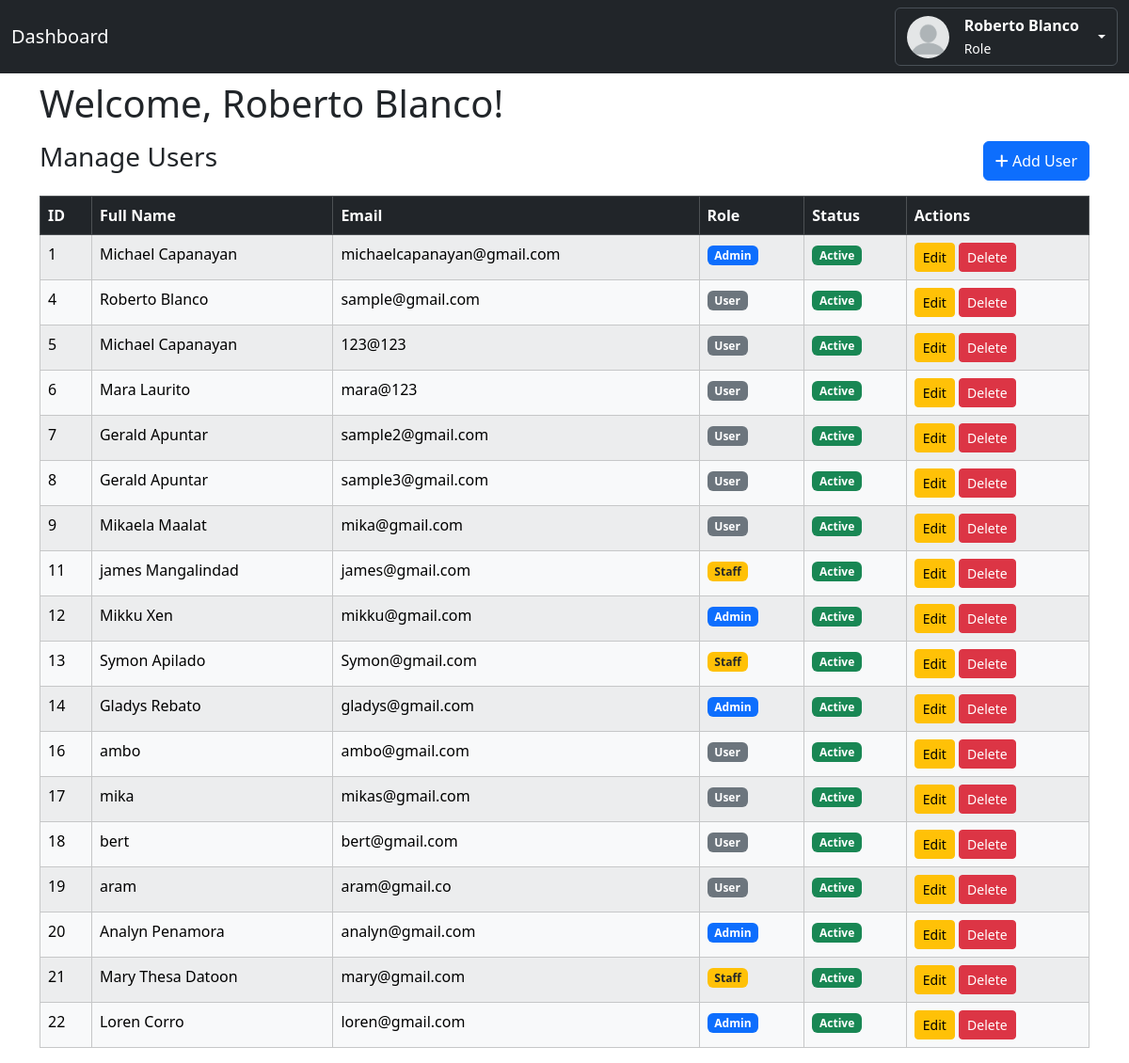
The page /pages/dashboard.php (signed in) on the database its author committed.
### tables this page shows
CREATE TABLE `tbl_users` (
  `id` int(11) NOT NULL,
  `fullname` varchar(255) NOT NULL,
  `email` varchar(255) NOT NULL,
  `password` varchar(255) NOT NULL,
  `created_at` timestamp NOT NULL DEFAULT current_timestamp(),
  `role` enum('admin','staff','user') NOT NULL DEFAULT 'user',
  `status` enum('Active','Inactive') NOT NULL DEFAULT 'Active'
);

### backend/fetchUserAccounts.php (called while the page is built)
<?php
include("database.php");
$fetchUsersQuery = "SELECT * FROM tbl_users";
$result = $conn ->query($fetchUsersQuery);
?>

### pages/dashboard.php (the view, shortened to what this page needs)
<?php
include("../backend/fetchUserAccounts.php");
?>
<!DOCTYPE html>
<html lang="en">
<head>
  <link href="https://cdn.jsdelivr.net/npm/bootstrap@5.3.8/dist/css/bootstrap.min.css" rel="stylesheet">
</head>
<body>
  <nav class="navbar navbar-expand-md bg-dark" data-bs-theme="dark">
    <div class="container-fluid">
      <a class="navbar-brand" href="#">Dashboard</a>
      <div class="collapse navbar-collapse" id="navbarSupportedContent">
        <div class="d-flex ms-auto">
          <div class="dropdown">
            <button class="btn dropdown-toggle d-flex align-items-center gap-3 text-white border"
              type="button"
              data-bs-toggle="dropdown"
              aria-expanded="false">
              <img src="../img/default_profile.png"
                alt="Default Profile"
                class="img-fluid rounded-circle"
                style="width: 45px; height: 45px; object-fit: cover;">
              <div class="text-start">
                <div class="fw-semibold mb-0"><?php echo $_SESSION['user']; ?></div>
                <small class="mb-0">Role</small>
              </div>
            </button>
          </div>
        </div>
      </div>
    </div>
  </nav>
  <div class="container mt-2">
    <h1><?php
        echo "Welcome, " . $_SESSION['user'] . "!";
        ?></h1>
  </div>
  <div class="container mt-3 d-flex justify-content-between">
    <h3>Manage Users</h3>
    <button class="btn btn-primary" data-bs-toggle="modal" data-bs-target="#newUserModal"> <i class="fa-solid fa-plus"></i> Add User</button>
  </div>
  <div class="table-responsive-lg container mt-3">
    <table class="table table-light table-striped table-hover table-bordered">
      <thead class="table-dark">
        <tr>
          <th scope="col">ID</th>
          <th scope="col">Full Name</th>
          <th scope="col">Email</th>
          <th scope="col">Role</th>
          <th scope="col">Status</th>
          <th scope="col">Actions</th>
        </tr>
      </thead>
      <tbody>
        <?php while($row = $result->fetch_assoc()):?>
        <tr>
          <td><?php echo $row['id'];?></td>
          <td><?php echo $row['fullname'];?></td>
          <td><?php echo $row['email'];?></td>
          <td>
            <?php
            if($row['role'] == "admin"){
              echo '<span class="badge bg-primary">Admin</span>';
            }
            else if($row['role'] == "staff"){
              echo '<span class="badge bg-warning text-dark">Staff</span>';
            }
            else{
              echo '<span class="badge bg-secondary">User</span>';
            }
            ?></td>
          <td>
            <?php
              if($row['status'] == "Active"){
                echo '<span class="badge bg-success">Active</span>';
              }
              else{
                echo '<span class="badge bg-secondary">Inactive</span>';
              }
            ?>
          </td>
          <td>
            <button class="btn btn-sm btn-warning" data-bs-toggle="modal" data-bs-target="#editModal">Edit</button>
            <button class="btn btn-sm btn-danger" data-bs-toggle="modal" data-bs-target="#deleteModal">Delete</button>
          </td>
        </tr>
        <?php endwhile; ?>
      </tbody>
    </table>
  </div>
</body>
</html>

### rows shown on the page
tbl_users: id "1", fullname "Michael Capanayan", email "michaelcapanayan@gmail.com", role "Admin", status "Active"
tbl_users: id "4", fullname "Roberto Blanco", email "sample@gmail.com", role "User", status "Active"
tbl_users: id "5", fullname "Michael Capanayan", email "123@123", role "User", status "Active"
tbl_users: id "6", fullname "Mara Laurito", email "mara@123", role "User", status "Active"
tbl_users: id "7", fullname "Gerald Apuntar", email "sample2@gmail.com", role "User", status "Active"
tbl_users: id "8", fullname "Gerald Apuntar", email "sample3@gmail.com", role "User", status "Active"
tbl_users: id "9", fullname "Mikaela Maalat", email "mika@gmail.com", role "User", status "Active"
tbl_users: id "11", fullname "james Mangalindad", email "james@gmail.com", role "Staff", status "Active"
tbl_users: id "12", fullname "Mikku Xen", email "mikku@gmail.com", role "Admin", status "Active"
tbl_users: id "13", fullname "Symon Apilado", email "Symon@gmail.com", role "Staff", status "Active"
tbl_users: id "14", fullname "Gladys Rebato", email "gladys@gmail.com", role "Admin", status "Active"
tbl_users: id "16", fullname "ambo", email "ambo@gmail.com", role "User", status "Active"
tbl_users: id "17", fullname "mika", email "mikas@gmail.com", role "User", status "Active"
tbl_users: id "18", fullname "bert", email "bert@gmail.com", role "User", status "Active"
tbl_users: id "19", fullname "aram", email "aram@gmail.co", role "User", status "Active"
tbl_users: id "20", fullname "Analyn Penamora", email "analyn@gmail.com", role "Admin", status "Active"
tbl_users: id "21", fullname "Mary Thesa Datoon", email "mary@gmail.com", role "Staff", status "Active"
tbl_users: id "22", fullname "Loren Corro", email "loren@gmail.com", role "Admin", status "Active"

### other values the page prints
$_SESSION['user'] "Roberto Blanco"
